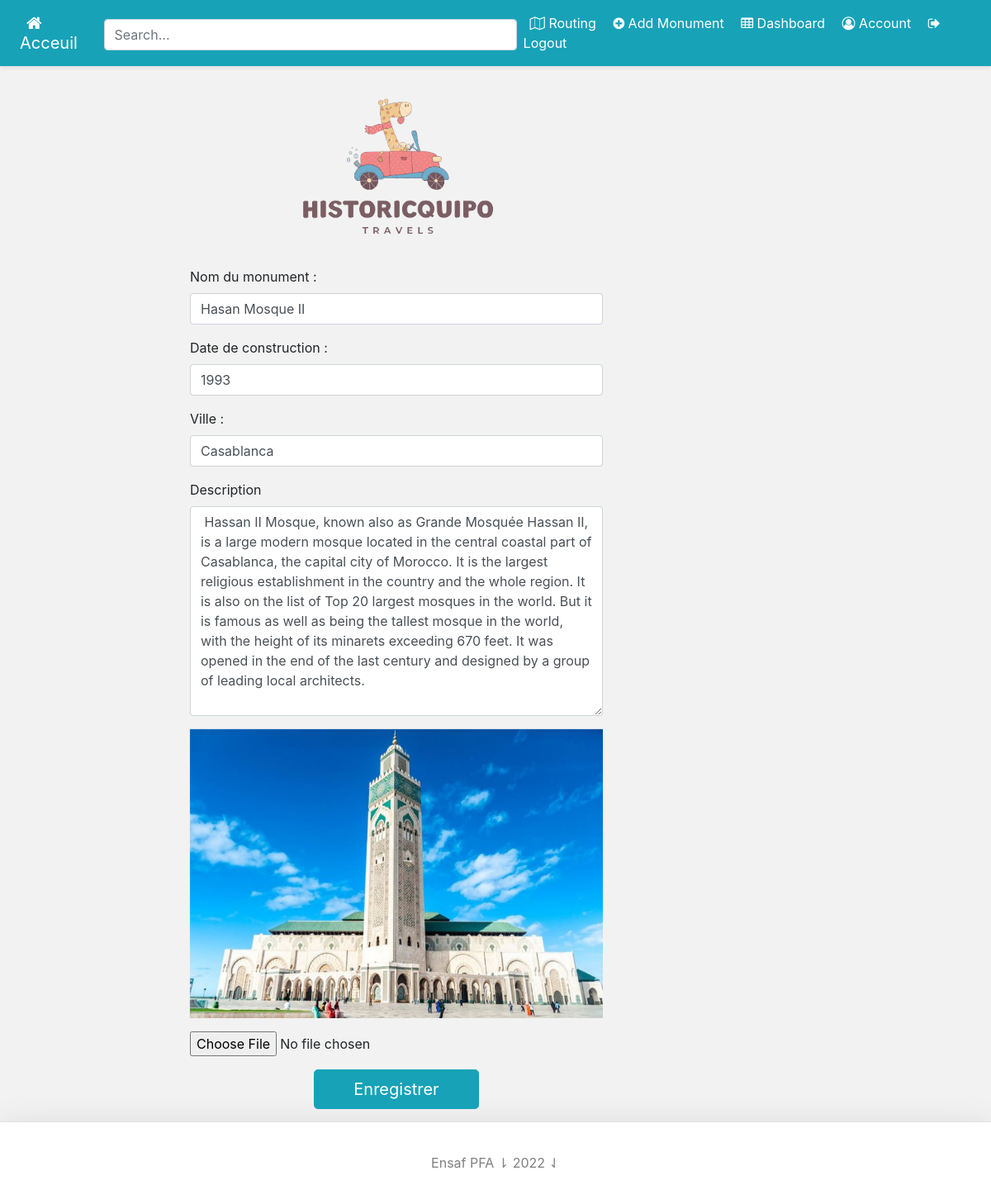
/monument/hasan-mosque-ii/edit (signed in), run on the app's committed database.
### monument/models.py (models this page shows, shortened)
class Monument(models.Model):
	title 					= models.CharField(max_length=50, null=False, blank=False)
	description 			= models.TextField(max_length=10000, null=False, blank=False)
	image		 			= models.ImageField(upload_to=upload_location, null=True, blank=True)
	year					= models.CharField(max_length=50, null=False, blank=True)
	latitude				= models.FloatField(null=False, blank=True, default=0)
	longitude				= models.FloatField(null=False, blank=True, default=0)
	city					= models.CharField(max_length=50, null=True, blank=True, default="Casablanca")
	slug 					= models.SlugField(blank=True, unique=True)
	saved = models.ManyToManyField(Account, default=None, blank=True)

### monument/views.py (the view, shortened to what this page needs)
# urls.py: path('<slug>/edit',edit_monument_view, name="edit"),
def edit_monument_view(request, slug):
	context = {}
	user = request.user
	if not user.is_authenticated or not user.is_admin:
		return redirect("must_admin")
	monument = get_object_or_404(Monument, slug=slug)
	form = UpdateMonumentForm(
			initial = {
					"title": monument.title,
					"description": monument.description,
					"image": monument.image,
					"year":monument.year,
					"city":monument.city,
			}
		)
	context['monument'] = monument
	context['form'] = form
	return render(request,"monument/edit_monument.html",context)

### monument/forms.py (shortened to what this page needs)
class UpdateMonumentForm(forms.ModelForm):
	class Meta:
		model = Monument
		fields = ['title','year', 'description', 'image','city']

### monument/templates/monument/edit_monument.html (shortened to what this page needs)
{% extends 'base.html' %}
{% load static %}
{% block content%}
<div class="container">
	<div class="row">
		<div class="col-lg-7 offset-lg-1">
			<form class="create-form" method="post" enctype="multipart/form-data">{% csrf_token %}
				<div class="d-flex flex-column pb-3">
    			<img class="img-fluid mx-auto d-block" src="{% static 'logo.png' %}" height="250" width="250">
  				</div>
				<div class="form-group">
					<label for="id_title">Nom du monument :</label>
					<input class="form-control" type="text" name="title" value="{{form.initial.title}}" required autofocus>
				</div>
				<div class="form-group">
					<label for="id_year">Date de construction :</label>
					<input class="form-control" type="string" name="year" id="id_year" value={{form.initial.year}} required autofocus>
				</div>
				<div class="form-group">
					<label for="id_year"> Ville :</label>
					<input class="form-control" type="string" name="city" id="id_city" value={{form.initial.city}} required autofocus>
				</div>
				<div class="form-group">
					<label for="id_body">Description</label>
					<textarea class="form-control" rows="10" type="text" name="description" id="id_body" required> {{form.initial.description}} </textarea>
				</div>
				<div class="form-group image-group" id="id_image_group">
				</div>
				<input type="file" name="image" id="id_image_file" accept="image/*" onchange="readURL(this)">
				<button class="submit-button btn btn-lg btn-info btn-block m-auto" type="submit"> Enregistrer </button>
			</form>
		</div>
	</div>
</div>
{% endblock content %}

### templates/snippets/header.html (style rules this page uses)
@media (min-width: 768px) { html { font-size: 16px; } }
.container { max-width: 960px; }
form { width: 100%; }

### templates/base.html (style rules this page uses)
body { background-color: #f2f2f2; }

### monument/templates/monument/edit_monument.html (style rules this page uses)
.create-form { width: 100%; max-width: 100%; padding: 15px; margin: auto; }
.submit-button { max-width: 200px; }
.image-group { position: relative; text-align: center; cursor:pointer; }

### data on the page
Monument: title "Hasan Mosque II", year "1993", city "Casablanca", description "Hassan II Mosque, known also as Grande Mosquée Hassan II, is a large modern mosque located in the central coastal part of Casablanca, the capital city of Morocco. It is the largest religious establishment in the country and the whole region. It is also on the list of Top 20 largest mosques in the world. But it is famous as well as being the tallest mosque in the world, with the height of its minarets exceeding 670 feet. It was opened in the end of the last century and designed by a group of leading local architects."
